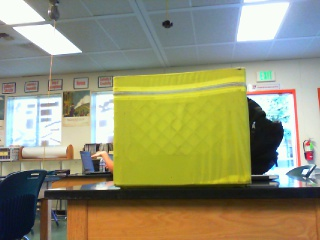
#> input picture AlexK/Distance/image.jpg, 320 x 240 px
$ python -i switch.py   (imports and definitions only)   (older library calls are emulated)
#> lines starting #> are read from the running program, lines starting #| are printed output that depends on the picture; after the words box and inside, x2 and y2 are one past the last pixel; in counts of white or black regions, pixels touching at a corner belong together
#> further down, picture is the input picture: shape (240, 320, 3); mean B, G, R 110.9, 144.7, 146.2
import cv2
import numpy
import math
from enum import Enum

class Pipeline:
    """
    An OpenCV pipeline generated by GRIP.
    """

    def __init__(self):
        """initializes all values to presets or None if need to be set
        """

        self.__hsv_threshold_hue = [71.22302158273384, 118.5665529010239]
        self.__hsv_threshold_saturation = [71.08812949640287, 255.0]
        self.__hsv_threshold_value = [128.41726618705036, 255.0]

        self.hsv_threshold_output = None

        self.__find_contours_input = self.hsv_threshold_output
        self.__find_contours_external_only = True

        self.find_contours_output = None

        self.__filter_contours_contours = self.find_contours_output
        self.__filter_contours_min_area = 150.0
        self.__filter_contours_min_perimeter = 0.0
        self.__filter_contours_min_width = 5.0
        self.__filter_contours_max_width = 1000.0
        self.__filter_contours_min_height = 0.0
        self.__filter_contours_max_height = 1000.0
        self.__filter_contours_solidity = [74.64028776978418, 100.0]
        self.__filter_contours_max_vertices = 1000000.0
        self.__filter_contours_min_vertices = 0.0
        self.__filter_contours_min_ratio = 0.0
        self.__filter_contours_max_ratio = 1000.0

        self.filter_contours_output = None

        self.__convex_hulls_contours = self.filter_contours_output

        self.convex_hulls_output = None


    def process(self, source0):
        """
        Runs the pipeline and sets all outputs to new values.
        """
        # Step HSV_Threshold0:
        self.__hsv_threshold_input = source0
        (self.hsv_threshold_output) = self.__hsv_threshold(self.__hsv_threshold_input, self.__hsv_threshold_hue, self.__hsv_threshold_saturation, self.__hsv_threshold_value)

        # Step Find_Contours0:
        self.__find_contours_input = self.hsv_threshold_output
        (self.find_contours_output) = self.__find_contours(self.__find_contours_input, self.__find_contours_external_only)

        # Step Filter_Contours0:
        self.__filter_contours_contours = self.find_contours_output
        (self.filter_contours_output) = self.__filter_contours(self.__filter_contours_contours, self.__filter_contours_min_area, self.__filter_contours_min_perimeter, self.__filter_contours_min_width, self.__filter_contours_max_width, self.__filter_contours_min_height, self.__filter_contours_max_height, self.__filter_contours_solidity, self.__filter_contours_max_vertices, self.__filter_contours_min_vertices, self.__filter_contours_min_ratio, self.__filter_contours_max_ratio)

        # Step Convex_Hulls0:
        self.__convex_hulls_contours = self.filter_contours_output
        (self.convex_hulls_output) = self.__convex_hulls(self.__convex_hulls_contours)

        return self.convex_hulls_output


    @staticmethod
    def __hsv_threshold(input, hue, sat, val):
        """Segment an image based on hue, saturation, and value ranges.
        Args:
            input: A BGR numpy.ndarray.
            hue: A list of two numbers the are the min and max hue.
            sat: A list of two numbers the are the min and max saturation.
            lum: A list of two numbers the are the min and max value.
        Returns:
            A black and white numpy.ndarray.
        """
        out = cv2.cvtColor(input, cv2.COLOR_BGR2HSV)
#> out: shape (240, 320, 3); mean H, S, V 57.4, 97.3, 159.1
        return cv2.inRange(out, (hue[0], sat[0], val[0]),  (hue[1], sat[1], val[1]))
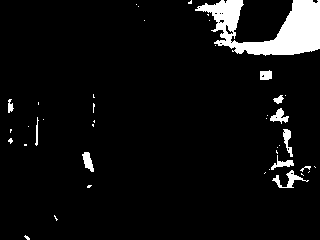
#> returned value: shape (240, 320); 6.1% white; 42 white regions (31 under 20 px), largest, box (x1, y1, x2, y2) and area: (195, 0, 320, 56) 3520, (272, 170, 309, 188) 199, (270, 108, 289, 124) 146

    @staticmethod
    def __find_contours(input, external_only):
        """Sets the values of pixels in a binary image to their distance to the nearest black pixel.
        Args:
            input: A numpy.ndarray.
            external_only: A boolean. If true only external contours are found.
        Return:
            A list of numpy.ndarray where each one represents a contour.
        """
        if(external_only):
            mode = cv2.RETR_EXTERNAL
        else:
            mode = cv2.RETR_LIST
        method = cv2.CHAIN_APPROX_SIMPLE
        im2, contours, hierarchy =cv2.findContours(input, mode=mode, method=method)
        return contours

    @staticmethod
    def __filter_contours(input_contours, min_area, min_perimeter, min_width, max_width,
                        min_height, max_height, solidity, max_vertex_count, min_vertex_count,
                        min_ratio, max_ratio):
        """Filters out contours that do not meet certain criteria.
        Args:
            input_contours: Contours as a list of numpy.ndarray.
            min_area: The minimum area of a contour that will be kept.
            min_perimeter: The minimum perimeter of a contour that will be kept.
            min_width: Minimum width of a contour.
            max_width: MaxWidth maximum width.
            min_height: Minimum height.
            max_height: Maximimum height.
            solidity: The minimum and maximum solidity of a contour.
            min_vertex_count: Minimum vertex Count of the contours.
            max_vertex_count: Maximum vertex Count.
            min_ratio: Minimum ratio of width to height.
            max_ratio: Maximum ratio of width to height.
        Returns:
            Contours as a list of numpy.ndarray.
        """
#> called with min_area = 150, min_perimeter = 0, min_width = 5, max_width = 1000, min_height = 0, max_height = 1000, max_vertex_count = 1000000, min_vertex_count = 0
        output = []
        for contour in input_contours:
            x,y,w,h = cv2.boundingRect(contour)
            if (w < min_width or w > max_width):
                continue
            if (h < min_height or h > max_height):
                continue
            area = cv2.contourArea(contour)
            if (area < min_area):
                continue
            if (cv2.arcLength(contour, True) < min_perimeter):
                continue
            hull = cv2.convexHull(contour)
            solid = 100 * area / cv2.contourArea(hull)
            if (solid < solidity[0] or solid > solidity[1]):
                continue
            if (len(contour) < min_vertex_count or len(contour) > max_vertex_count):
                continue
            ratio = (float)(w) / h
            if (ratio < min_ratio or ratio > max_ratio):
                continue
            output.append(contour)
        return output

    @staticmethod
    def __convex_hulls(input_contours):
        """Computes the convex hulls of contours.
        Args:
            input_contours: A list of numpy.ndarray that each represent a contour.
        Returns:
            A list of numpy.ndarray that each represent a contour.
        """
        output = []
        for contour in input_contours:
            output.append(cv2.convexHull(contour))
        return output

>>> import cv2
>>> picture = cv2.imread('../Distance/image.jpg')
>>> result = Pipeline().process(picture)
#> result = []
